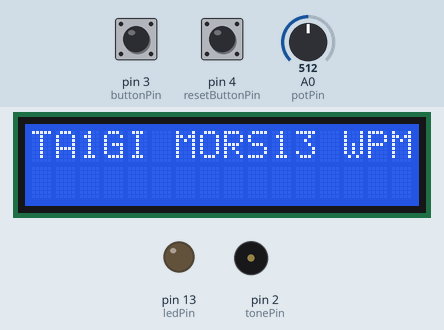
Bench run of a sketch on a simulated Arduino Uno, built with avr-gcc and run on an emulated ATmega328P. Parts: 16×2 character LCD, output pins drawn as LEDs (lit = HIGH), buzzer (waves = sounding). Inputs (shaded band) come from the test bench; at power-on: pin 3 (buttonPin) HIGH, pin 4 (resetButtonPin) HIGH, A0 (potPin) = 512.

Above: at 1.2 s.
1.3 s: pin 3 (buttonPin) pulled LOW for 0.15 s
At 3.1 s:
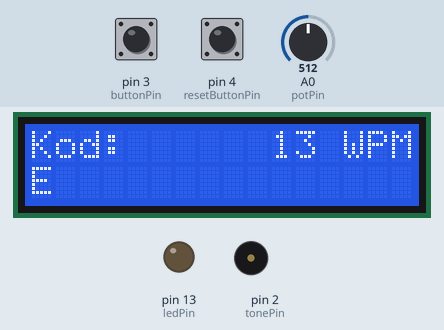
4.4 s: pin 4 (resetButtonPin) pulled LOW for 0.15 s
At 5.0 s:
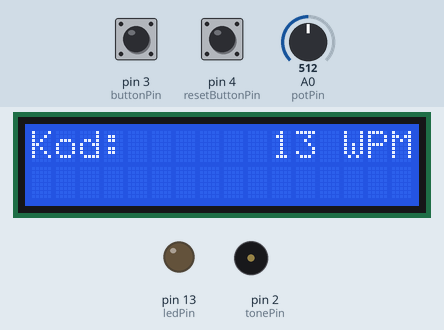
6.0 s: pin 3 (buttonPin) pulled LOW for 1 s
At 6.7 s:
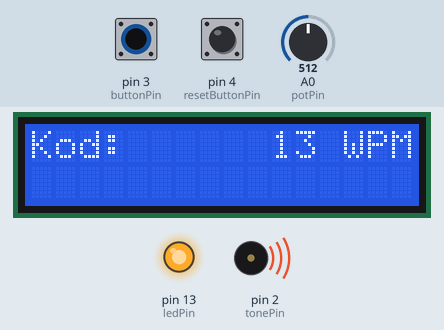
7.6 s: pin 4 (resetButtonPin) pulled LOW for 1 s
At 7.9 s:
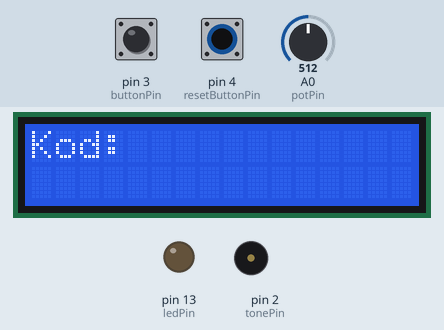
9.2 s: pin 3 (buttonPin) pulled LOW for 0.15 s
At 11.0 s:
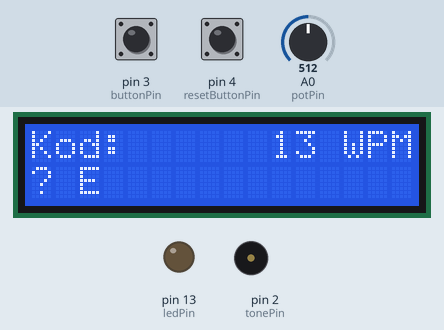
12.3 s: pin 3 (buttonPin) pulled LOW for 3.2 s
At 18.0 s:
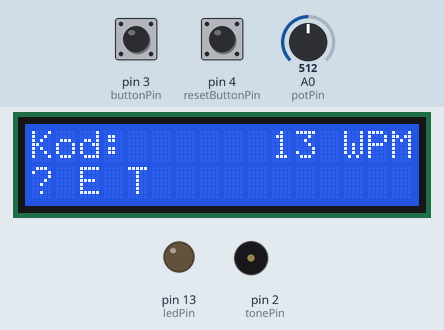
Timing chart, 0 to 18.9 s (numbered marks = the images above; inputs shaded):
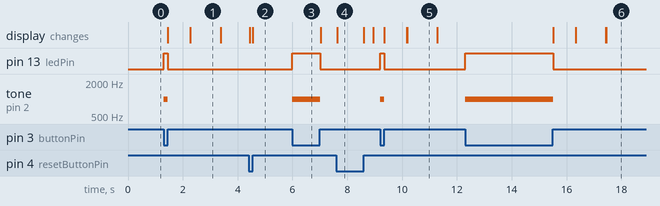

Measured:
- after the input at 1.3 s, pin 13 (ledPin): LOW → HIGH at once, → LOW 0.15 s later; tone on pin 2 (tonePin): silent → 1000 Hz at once, → silent 0.15 s later; the display: first changes after 0.16 s (image 1 shows a later state)
- after the input at 4.4 s, the display: first changes at once (image 2 shows a later state)
- after the input at 6.0 s, pin 13 (ledPin): LOW → HIGH at once, → LOW 1.0 s later; tone on pin 2 (tonePin): silent → 1000 Hz at once, → silent 1.0 s later
- after the input at 7.6 s, the display: changes at once (image 4)
- after the input at 9.2 s, pin 13 (ledPin): LOW → HIGH at once, → LOW 0.15 s later; tone on pin 2 (tonePin): silent → 1000 Hz at once, → silent 0.15 s later; the display: first changes after 0.16 s (image 5 shows a later state)
- after the input at 12.3 s, pin 13 (ledPin): LOW → HIGH at once, → LOW 3.2 s later; tone on pin 2 (tonePin): silent → 1000 Hz at once, → silent 3.2 s later; the display: first changes after 3.2 s (image 6 shows a later state)
- what the display in image 1 shows lasts 1.1 s, from 2.3 s to 3.4 s

The sketch:

2x16.ino
```cpp
#include <LiquidCrystal.h>

// LCD Pinleri
LiquidCrystal lcd(7, 8, 9, 10, 11, 12);

// Sabitler
const int tonePin = 2;
const int ledPin = 13;
const int buttonPin = 3;
const int resetButtonPin = 4;
const int potPin = A0;
const int debounceDelay = 30;

// Morse Kod Süreleri (Başlangıç)
int dotLength = 240;
int dashLength, dotSpace, letterSpace, wordSpace;

// Durum Değişkenleri
bool newLetter = false;
bool newWord = false;
bool letterFound = false;
int t1, t2, onTime, gap;
String dashSeq = "";
String decodedText = "";

// Harf ve Rakam Tablosu
const char* letters[] = {
  ".-", "-...", "-.-.", "-..", ".", "..-.", "--.", "....", "..",
  ".---", "-.-", ".-..", "--", "-.", "---", ".--.", "--.-", ".-.",
  "...", "-", "..-", "...-", ".--", "-..-", "-.--", "--.."
};

const char* numbers[] = {
  "-----", ".----", "..---", "...--", "....-", ".....",
  "-....", "--...", "---..", "----."
};

void setup() {
  pinMode(ledPin, OUTPUT);
  pinMode(tonePin, OUTPUT);
  pinMode(buttonPin, INPUT_PULLUP);
  pinMode(resetButtonPin, INPUT_PULLUP);

  lcd.begin(16, 2);
  lcd.setCursor(0, 0);
  lcd.print("TA1GI MORS: ");

  Serial.begin(9600);
  updateTimings(); // Başlangıç sürelerini hesapla
}

void loop() {
  int potValue = analogRead(potPin);
  updateSpeed(potValue); // Potansiyometreye göre hız ayarı

  // Sıfırlama Butonu
  if (digitalRead(resetButtonPin) == LOW) {
    delay(debounceDelay); // Debounce
    if (digitalRead(resetButtonPin) == LOW) { // Tekrar kontrol
      decodedText = ""; // Metni sıfırla
      dashSeq = "";     // Kod dizisini sıfırla
      updateLCD();      // LCD ekranını güncelle
      while (digitalRead(resetButtonPin) == LOW); // Buton bırakılana kadar bekle
    }
  }

  if (digitalRead(buttonPin) == LOW) { // Buton basılı
    newLetter = true;
    newWord = true;
    t1 = millis();
    digitalWrite(ledPin, HIGH);
    tone(tonePin, 1000);

    while (digitalRead(buttonPin) == LOW) {
      delay(debounceDelay);
    }

    digitalWrite(ledPin, LOW);
    noTone(tonePin);

    t2 = millis();
    onTime = t2 - t1;

    // Nokta veya Çizgi Belirleme
    if (onTime <= dotLength * 1.5) {
      dashSeq += ".";
    } else {
      dashSeq += "-";
    }

    updateLCD(); // LCD güncelle
  }

  gap = millis() - t2;
  if (newLetter && gap >= letterSpace) {
    char decodedChar = decodeMorse(dashSeq);
    if (decodedChar != '\0') {
      decodedText += decodedChar;
    } else {
      decodedText += "?"; // Geçersiz kod
    }

    dashSeq = "";
    newLetter = false;
    updateLCD();
  }

  if (newWord && gap >= wordSpace) {
    decodedText += " "; // Kelime boşluğu
    newWord = false;
    updateLCD();
  }

  // Uzun metinlerde kaydırma
  if (decodedText.length() > 16) {
    decodedText = decodedText.substring(1);
    updateLCD();
  }
}

void updateSpeed(int potValue) {
  dotLength = map(potValue, 0, 1023, 50, 500);
  updateTimings();
  lcd.setCursor(10, 0);
  lcd.print(map(dotLength, 50, 500, 24, 2)); // Hızı WPM olarak yazdır
  lcd.print(" WPM ");
}

void updateTimings() {
  dotSpace = dotLength;
  dashLength = dotLength * 3;
  letterSpace = dotLength * 3;
  wordSpace = dotLength * 7;
}

void updateLCD() {
  lcd.clear();
  lcd.setCursor(0, 0);
  lcd.print("Kod: ");
  lcd.print(dashSeq);
  lcd.setCursor(0, 1);
  lcd.print(decodedText);
}

char decodeMorse(String code) {
  for (int i = 0; i < 26; i++) {
    if (code == letters[i]) {
      return (char)(i + 'A');
    }
  }

  for (int i = 0; i < 10; i++) {
    if (code == numbers[i]) {
      return (char)(i + '0');
    }
  }

  return '\0'; // Geçersiz kod
}
```
